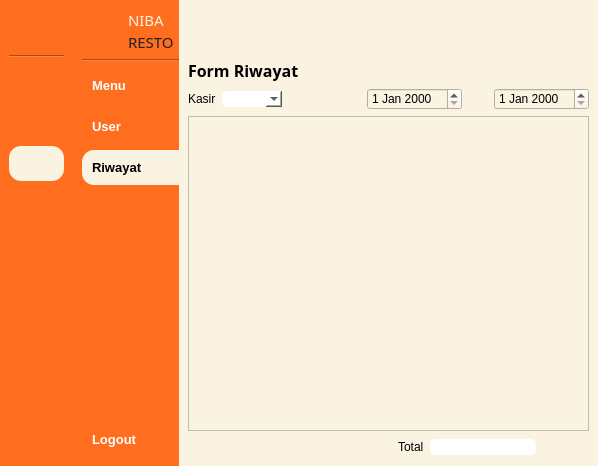
<?xml version="1.0" encoding="UTF-8"?>
<ui version="4.0">
 <class>MainWindow</class>
 <widget class="QMainWindow" name="MainWindow">
  <property name="geometry">
   <rect>
    <x>0</x>
    <y>0</y>
    <width>607</width>
    <height>466</height>
   </rect>
  </property>
  <property name="windowTitle">
   <string>MainWindow</string>
  </property>
  <property name="styleSheet">
   <string notr="true">background-color: rgb(255, 255, 255);</string>
  </property>
  <widget class="QWidget" name="centralwidget">
   <layout class="QGridLayout" name="gridLayout">
    <property name="leftMargin">
     <number>0</number>
    </property>
    <property name="topMargin">
     <number>0</number>
    </property>
    <property name="rightMargin">
     <number>0</number>
    </property>
    <property name="bottomMargin">
     <number>0</number>
    </property>
    <property name="horizontalSpacing">
     <number>0</number>
    </property>
    <item row="0" column="1">
     <widget class="QWidget" name="icon_name_widget" native="true">
      <property name="maximumSize">
       <size>
        <width>150</width>
        <height>16777215</height>
       </size>
      </property>
      <property name="styleSheet">
       <string notr="true">QPushButton {
	text-align: left;
	border-top-left-radius: 12px;
	border-bottom-left-radius: 12px;
    padding: 10px;
    border: 0px;
	color: white;
    font-weight: 600;
}

QPushButton:hover {
	background-color: rgb(181, 171, 146);
}

QPushButton:checked {
	color: black;
	background-color: #FAF3E1;
}

QWidget {
	background-color: #FF6D1F;
}</string>
      </property>
      <layout class="QVBoxLayout" name="verticalLayout_4">
       <property name="leftMargin">
        <number>9</number>
       </property>
       <property name="topMargin">
        <number>9</number>
       </property>
       <property name="rightMargin">
        <number>0</number>
       </property>
       <property name="bottomMargin">
        <number>9</number>
       </property>
       <item>
        <layout class="QVBoxLayout" name="verticalLayout_2">
         <item>
          <layout class="QHBoxLayout" name="horizontalLayout_2">
           <property name="rightMargin">
            <number>5</number>
           </property>
           <item>
            <widget class="QLabel" name="label_2">
             <property name="sizePolicy">
              <sizepolicy hsizetype="Fixed" vsizetype="Fixed">
               <horstretch>0</horstretch>
               <verstretch>0</verstretch>
              </sizepolicy>
             </property>
             <property name="minimumSize">
              <size>
               <width>40</width>
               <height>40</height>
              </size>
             </property>
             <property name="maximumSize">
              <size>
               <width>40</width>
               <height>40</height>
              </size>
             </property>
             <property name="styleSheet">
              <string notr="true">QLabel {
    background-color: transparent;
    border-radius: 20px;
    background-image: url(:/yourpic.png);
    background-repeat: no-repeat;
    background-position: center;
}
</string>
             </property>
             <property name="text">
              <string/>
             </property>
             <property name="pixmap">
              <pixmap resource="images.qrc">:/image/images/logo-rounded.png</pixmap>
             </property>
             <property name="scaledContents">
              <bool>true</bool>
             </property>
            </widget>
           </item>
           <item>
            <layout class="QVBoxLayout" name="verticalLayout_3">
             <property name="spacing">
              <number>0</number>
             </property>
             <item>
              <widget class="QLabel" name="label_3">
               <property name="maximumSize">
                <size>
                 <width>50</width>
                 <height>16777215</height>
                </size>
               </property>
               <property name="font">
                <font>
                 <family>Bauhaus 93</family>
                 <pointsize>11</pointsize>
                 <weight>50</weight>
                 <bold>false</bold>
                 <strikeout>false</strikeout>
                 <kerning>true</kerning>
                </font>
               </property>
               <property name="styleSheet">
                <string notr="true">color: #FAF3E1;</string>
               </property>
               <property name="text">
                <string>NIBA</string>
               </property>
               <property name="textFormat">
                <enum>Qt::PlainText</enum>
               </property>
              </widget>
             </item>
             <item>
              <widget class="QLabel" name="label_5">
               <property name="sizePolicy">
                <sizepolicy hsizetype="Minimum" vsizetype="Preferred">
                 <horstretch>0</horstretch>
                 <verstretch>0</verstretch>
                </sizepolicy>
               </property>
               <property name="maximumSize">
                <size>
                 <width>50</width>
                 <height>16777215</height>
                </size>
               </property>
               <property name="font">
                <font>
                 <family>Bauhaus 93</family>
                 <pointsize>11</pointsize>
                 <weight>50</weight>
                 <bold>false</bold>
                 <strikeout>false</strikeout>
                 <kerning>true</kerning>
                </font>
               </property>
               <property name="styleSheet">
                <string notr="true">color: #222222;</string>
               </property>
               <property name="text">
                <string>RESTO</string>
               </property>
               <property name="textFormat">
                <enum>Qt::PlainText</enum>
               </property>
               <property name="scaledContents">
                <bool>false</bool>
               </property>
              </widget>
             </item>
            </layout>
           </item>
          </layout>
         </item>
         <item>
          <widget class="Line" name="line_2">
           <property name="orientation">
            <enum>Qt::Horizontal</enum>
           </property>
          </widget>
         </item>
         <item>
          <widget class="QPushButton" name="btn_menu_expanded">
           <property name="font">
            <font>
             <family>MS Sans Serif</family>
             <pointsize>10</pointsize>
             <weight>75</weight>
             <bold>true</bold>
            </font>
           </property>
           <property name="styleSheet">
            <string notr="true"/>
           </property>
           <property name="text">
            <string>Menu</string>
           </property>
           <property name="icon">
            <iconset resource="images.qrc">
             <normaloff>:/image/images/mage--clipboard-2-fill-off.png</normaloff>
             <normalon>:/image/images/mage--clipboard-2-fill.png</normalon>:/image/images/mage--clipboard-2-fill-off.png</iconset>
           </property>
           <property name="iconSize">
            <size>
             <width>20</width>
             <height>20</height>
            </size>
           </property>
           <property name="checkable">
            <bool>true</bool>
           </property>
           <property name="autoExclusive">
            <bool>true</bool>
           </property>
          </widget>
         </item>
         <item>
          <widget class="QPushButton" name="btn_user_expanded">
           <property name="font">
            <font>
             <family>MS Sans Serif</family>
             <pointsize>10</pointsize>
             <weight>75</weight>
             <bold>true</bold>
            </font>
           </property>
           <property name="styleSheet">
            <string notr="true"/>
           </property>
           <property name="text">
            <string>User</string>
           </property>
           <property name="icon">
            <iconset resource="images.qrc">
             <normaloff>:/image/images/mage--users-fill-off.png</normaloff>
             <normalon>:/image/images/mage--users-fill.png</normalon>:/image/images/mage--users-fill-off.png</iconset>
           </property>
           <property name="iconSize">
            <size>
             <width>20</width>
             <height>20</height>
            </size>
           </property>
           <property name="checkable">
            <bool>true</bool>
           </property>
           <property name="autoExclusive">
            <bool>true</bool>
           </property>
          </widget>
         </item>
         <item>
          <widget class="QPushButton" name="btn_dashboard_expanded">
           <property name="font">
            <font>
             <family>Microsoft Sans Serif</family>
             <pointsize>10</pointsize>
             <weight>75</weight>
             <bold>true</bold>
            </font>
           </property>
           <property name="styleSheet">
            <string notr="true"/>
           </property>
           <property name="text">
            <string>Riwayat</string>
           </property>
           <property name="icon">
            <iconset resource="images.qrc">
             <normaloff>:/image/images/mage--home-fill-off.png</normaloff>
             <normalon>:/image/images/mage--home-fill.png</normalon>
             <disabledoff>:/image/images/mage--home-fill-off.png</disabledoff>
             <disabledon>:/image/images/mage--home-fill.png</disabledon>
             <activeoff>:/image/images/mage--home-fill-off.png</activeoff>
             <activeon>:/image/images/mage--home-fill.png</activeon>
             <selectedoff>:/image/images/mage--home-fill-off.png</selectedoff>
             <selectedon>:/image/images/mage--home-fill.png</selectedon>:/image/images/mage--home-fill-off.png</iconset>
           </property>
           <property name="iconSize">
            <size>
             <width>20</width>
             <height>20</height>
            </size>
           </property>
           <property name="checkable">
            <bool>true</bool>
           </property>
           <property name="checked">
            <bool>true</bool>
           </property>
           <property name="autoExclusive">
            <bool>true</bool>
           </property>
          </widget>
         </item>
         <item>
          <spacer name="verticalSpacer_2">
           <property name="orientation">
            <enum>Qt::Vertical</enum>
           </property>
           <property name="sizeHint" stdset="0">
            <size>
             <width>40</width>
             <height>200</height>
            </size>
           </property>
          </spacer>
         </item>
         <item>
          <widget class="QPushButton" name="btn_logout_expanded">
           <property name="font">
            <font>
             <family>MS Sans Serif</family>
             <pointsize>10</pointsize>
             <weight>75</weight>
             <bold>true</bold>
            </font>
           </property>
           <property name="styleSheet">
            <string notr="true">QPushButton {
	border-radius: 12px;
}</string>
           </property>
           <property name="text">
            <string>Logout</string>
           </property>
           <property name="icon">
            <iconset resource="images.qrc">
             <normaloff>:/image/images/mage--shut-down-fill-off.png</normaloff>
             <normalon>:/image/images/mage--shut-down-fill.png</normalon>:/image/images/mage--shut-down-fill-off.png</iconset>
           </property>
           <property name="iconSize">
            <size>
             <width>20</width>
             <height>20</height>
            </size>
           </property>
          </widget>
         </item>
        </layout>
       </item>
      </layout>
     </widget>
    </item>
    <item row="0" column="2">
     <widget class="QWidget" name="main_menu" native="true">
      <property name="styleSheet">
       <string notr="true">background-color: rgb(255, 255, 255);</string>
      </property>
      <layout class="QVBoxLayout" name="verticalLayout_5">
       <property name="spacing">
        <number>0</number>
       </property>
       <property name="leftMargin">
        <number>0</number>
       </property>
       <property name="topMargin">
        <number>0</number>
       </property>
       <property name="bottomMargin">
        <number>0</number>
       </property>
       <item>
        <widget class="QWidget" name="widget" native="true">
         <property name="minimumSize">
          <size>
           <width>0</width>
           <height>50</height>
          </size>
         </property>
         <property name="maximumSize">
          <size>
           <width>16777215</width>
           <height>50</height>
          </size>
         </property>
         <property name="styleSheet">
          <string notr="true">background-color: rgb(250, 243, 225);</string>
         </property>
         <layout class="QHBoxLayout" name="horizontalLayout_6">
          <item>
           <layout class="QHBoxLayout" name="horizontalLayout">
            <item>
             <widget class="QPushButton" name="btn_expand">
              <property name="styleSheet">
               <string notr="true">QPushButton {
	text-align: left;
	border-radius: 12px;
    padding: 10px;
    border: 0px;
	color: black;
    font-weight: 600;
}

QPushButton:hover {
	background-color: #F5E7C6;
}

QPushButton:checked {
	background-color: #222222;
}</string>
              </property>
              <property name="text">
               <string/>
              </property>
              <property name="icon">
               <iconset resource="images.qrc">
                <normaloff>:/image/images/mage--dash-menu-off.png</normaloff>
                <normalon>:/image/images/mage--double-arrow-left-off.png</normalon>:/image/images/mage--dash-menu-off.png</iconset>
              </property>
              <property name="iconSize">
               <size>
                <width>20</width>
                <height>20</height>
               </size>
              </property>
              <property name="checkable">
               <bool>true</bool>
              </property>
             </widget>
            </item>
            <item>
             <spacer name="horizontalSpacer">
              <property name="orientation">
               <enum>Qt::Horizontal</enum>
              </property>
              <property name="sizeHint" stdset="0">
               <size>
                <width>20</width>
                <height>118</height>
               </size>
              </property>
             </spacer>
            </item>
           </layout>
          </item>
         </layout>
        </widget>
       </item>
       <item>
        <widget class="QWidget" name="widget_2" native="true">
         <property name="styleSheet">
          <string notr="true">QWidget {
	background-color: rgb(250, 243, 225);
}

QLabel {
	color:black;
}

QLineEdit {
	background-color: white;
	border-radius:  5px;
}

QComboBox {
	background-color: white;
	border-radius: 5px;
}</string>
         </property>
         <layout class="QVBoxLayout" name="verticalLayout_6">
          <item>
           <widget class="QLabel" name="label_7">
            <property name="maximumSize">
             <size>
              <width>16777215</width>
              <height>30</height>
             </size>
            </property>
            <property name="font">
             <font>
              <family>MS Reference Sans Serif</family>
              <pointsize>12</pointsize>
              <weight>75</weight>
              <bold>true</bold>
             </font>
            </property>
            <property name="styleSheet">
             <string notr="true">color:black;</string>
            </property>
            <property name="text">
             <string>Form Riwayat</string>
            </property>
            <property name="scaledContents">
             <bool>false</bool>
            </property>
            <property name="wordWrap">
             <bool>false</bool>
            </property>
           </widget>
          </item>
          <item>
           <layout class="QVBoxLayout" name="verticalLayout_8">
            <item>
             <layout class="QHBoxLayout" name="horizontalLayout_11">
              <item>
               <widget class="QLabel" name="label_12">
                <property name="font">
                 <font>
                  <pointsize>9</pointsize>
                 </font>
                </property>
                <property name="text">
                 <string>Kasir</string>
                </property>
               </widget>
              </item>
              <item>
               <widget class="QComboBox" name="comboBox_2"/>
              </item>
              <item>
               <spacer name="horizontalSpacer_12">
                <property name="orientation">
                 <enum>Qt::Horizontal</enum>
                </property>
                <property name="sizeHint" stdset="0">
                 <size>
                  <width>40</width>
                  <height>20</height>
                 </size>
                </property>
               </spacer>
              </item>
              <item>
               <spacer name="horizontalSpacer_11">
                <property name="orientation">
                 <enum>Qt::Horizontal</enum>
                </property>
                <property name="sizeHint" stdset="0">
                 <size>
                  <width>40</width>
                  <height>20</height>
                 </size>
                </property>
               </spacer>
              </item>
              <item>
               <spacer name="horizontalSpacer_6">
                <property name="orientation">
                 <enum>Qt::Horizontal</enum>
                </property>
                <property name="sizeHint" stdset="0">
                 <size>
                  <width>40</width>
                  <height>20</height>
                 </size>
                </property>
               </spacer>
              </item>
              <item>
               <widget class="QDateEdit" name="dateEdit"/>
              </item>
              <item>
               <spacer name="horizontalSpacer_9">
                <property name="orientation">
                 <enum>Qt::Horizontal</enum>
                </property>
                <property name="sizeHint" stdset="0">
                 <size>
                  <width>40</width>
                  <height>20</height>
                 </size>
                </property>
               </spacer>
              </item>
              <item>
               <widget class="QDateEdit" name="dateEdit_3"/>
              </item>
             </layout>
            </item>
            <item>
             <layout class="QHBoxLayout" name="horizontalLayout_8">
              <item>
               <widget class="QTableWidget" name="tableWidget"/>
              </item>
             </layout>
            </item>
            <item>
             <layout class="QHBoxLayout" name="horizontalLayout_9">
              <item>
               <spacer name="horizontalSpacer_4">
                <property name="orientation">
                 <enum>Qt::Horizontal</enum>
                </property>
                <property name="sizeHint" stdset="0">
                 <size>
                  <width>40</width>
                  <height>20</height>
                 </size>
                </property>
               </spacer>
              </item>
              <item>
               <spacer name="horizontalSpacer_7">
                <property name="orientation">
                 <enum>Qt::Horizontal</enum>
                </property>
                <property name="sizeHint" stdset="0">
                 <size>
                  <width>40</width>
                  <height>20</height>
                 </size>
                </property>
               </spacer>
              </item>
              <item>
               <spacer name="horizontalSpacer_10">
                <property name="orientation">
                 <enum>Qt::Horizontal</enum>
                </property>
                <property name="sizeHint" stdset="0">
                 <size>
                  <width>40</width>
                  <height>20</height>
                 </size>
                </property>
               </spacer>
              </item>
              <item>
               <spacer name="horizontalSpacer_2">
                <property name="orientation">
                 <enum>Qt::Horizontal</enum>
                </property>
                <property name="sizeHint" stdset="0">
                 <size>
                  <width>40</width>
                  <height>20</height>
                 </size>
                </property>
               </spacer>
              </item>
              <item>
               <widget class="QLabel" name="label_10">
                <property name="text">
                 <string>Total</string>
                </property>
               </widget>
              </item>
              <item>
               <widget class="QLineEdit" name="lineEdit"/>
              </item>
              <item>
               <spacer name="horizontalSpacer_5">
                <property name="orientation">
                 <enum>Qt::Horizontal</enum>
                </property>
                <property name="sizeHint" stdset="0">
                 <size>
                  <width>40</width>
                  <height>20</height>
                 </size>
                </property>
               </spacer>
              </item>
             </layout>
            </item>
           </layout>
          </item>
          <item>
           <layout class="QHBoxLayout" name="horizontalLayout_15"/>
          </item>
         </layout>
        </widget>
       </item>
      </layout>
     </widget>
    </item>
    <item row="0" column="0">
     <widget class="QWidget" name="icon_only_widget" native="true">
      <property name="maximumSize">
       <size>
        <width>75</width>
        <height>16777215</height>
       </size>
      </property>
      <property name="styleSheet">
       <string notr="true">QPushButton {
	text-align: center;
	border-radius: 12px;
    padding: 10px;
    border: 0px;
	color: white;
    font-weight: 600;
}

QPushButton:hover {
	background-color: rgb(181, 171, 146);
}

QPushButton:checked {
	color: black;
	background-color: #FAF3E1;
}

QWidget {
	background-color: #FF6D1F;
}</string>
      </property>
      <layout class="QVBoxLayout" name="verticalLayout">
       <item>
        <layout class="QVBoxLayout" name="verticalLayout_7">
         <item>
          <layout class="QHBoxLayout" name="horizontalLayout_4">
           <property name="rightMargin">
            <number>5</number>
           </property>
           <item>
            <widget class="QLabel" name="label_4">
             <property name="sizePolicy">
              <sizepolicy hsizetype="Fixed" vsizetype="Fixed">
               <horstretch>0</horstretch>
               <verstretch>0</verstretch>
              </sizepolicy>
             </property>
             <property name="minimumSize">
              <size>
               <width>40</width>
               <height>40</height>
              </size>
             </property>
             <property name="maximumSize">
              <size>
               <width>40</width>
               <height>40</height>
              </size>
             </property>
             <property name="styleSheet">
              <string notr="true">QLabel {
    background-color: transparent;
    border-radius: 20px;
    background-image: url(:/yourpic.png);
    background-repeat: no-repeat;
    background-position: center;
}
</string>
             </property>
             <property name="text">
              <string/>
             </property>
             <property name="pixmap">
              <pixmap resource="images.qrc">:/image/images/logo-rounded.png</pixmap>
             </property>
             <property name="scaledContents">
              <bool>true</bool>
             </property>
            </widget>
           </item>
          </layout>
         </item>
         <item>
          <widget class="Line" name="line">
           <property name="orientation">
            <enum>Qt::Horizontal</enum>
           </property>
          </widget>
         </item>
         <item>
          <widget class="QPushButton" name="btn_user_icon">
           <property name="font">
            <font>
             <family>MS Sans Serif</family>
             <pointsize>10</pointsize>
             <weight>75</weight>
             <bold>true</bold>
            </font>
           </property>
           <property name="styleSheet">
            <string notr="true"/>
           </property>
           <property name="text">
            <string/>
           </property>
           <property name="icon">
            <iconset resource="images.qrc">
             <normaloff>:/image/images/mage--users-fill-off.png</normaloff>
             <normalon>:/image/images/mage--users-fill.png</normalon>:/image/images/mage--users-fill-off.png</iconset>
           </property>
           <property name="iconSize">
            <size>
             <width>20</width>
             <height>20</height>
            </size>
           </property>
           <property name="checkable">
            <bool>true</bool>
           </property>
           <property name="autoExclusive">
            <bool>true</bool>
           </property>
          </widget>
         </item>
         <item>
          <widget class="QPushButton" name="btn_menu_icon">
           <property name="font">
            <font>
             <family>MS Sans Serif</family>
             <pointsize>10</pointsize>
             <weight>75</weight>
             <bold>true</bold>
            </font>
           </property>
           <property name="styleSheet">
            <string notr="true"/>
           </property>
           <property name="text">
            <string/>
           </property>
           <property name="icon">
            <iconset resource="images.qrc">
             <normaloff>:/image/images/mage--clipboard-2-fill-off.png</normaloff>
             <normalon>:/image/images/mage--clipboard-2-fill.png</normalon>:/image/images/mage--clipboard-2-fill-off.png</iconset>
           </property>
           <property name="iconSize">
            <size>
             <width>20</width>
             <height>20</height>
            </size>
           </property>
           <property name="checkable">
            <bool>true</bool>
           </property>
           <property name="autoExclusive">
            <bool>true</bool>
           </property>
          </widget>
         </item>
         <item>
          <widget class="QPushButton" name="btn_dashboard_icon">
           <property name="font">
            <font>
             <family>Microsoft Sans Serif</family>
             <pointsize>10</pointsize>
             <weight>75</weight>
             <bold>true</bold>
            </font>
           </property>
           <property name="styleSheet">
            <string notr="true"/>
           </property>
           <property name="text">
            <string/>
           </property>
           <property name="icon">
            <iconset resource="images.qrc">
             <normaloff>:/image/images/mage--home-fill-off.png</normaloff>
             <normalon>:/image/images/mage--home-fill.png</normalon>
             <disabledoff>:/image/images/mage--home-fill-off.png</disabledoff>
             <disabledon>:/image/images/mage--home-fill.png</disabledon>
             <activeoff>:/image/images/mage--home-fill-off.png</activeoff>
             <activeon>:/image/images/mage--home-fill.png</activeon>
             <selectedoff>:/image/images/mage--home-fill-off.png</selectedoff>
             <selectedon>:/image/images/mage--home-fill.png</selectedon>:/image/images/mage--home-fill-off.png</iconset>
           </property>
           <property name="iconSize">
            <size>
             <width>20</width>
             <height>20</height>
            </size>
           </property>
           <property name="checkable">
            <bool>true</bool>
           </property>
           <property name="checked">
            <bool>true</bool>
           </property>
           <property name="autoExclusive">
            <bool>true</bool>
           </property>
          </widget>
         </item>
         <item>
          <spacer name="verticalSpacer_3">
           <property name="orientation">
            <enum>Qt::Vertical</enum>
           </property>
           <property name="sizeHint" stdset="0">
            <size>
             <width>40</width>
             <height>200</height>
            </size>
           </property>
          </spacer>
         </item>
         <item>
          <widget class="QPushButton" name="btn_logout_icon">
           <property name="font">
            <font>
             <family>MS Sans Serif</family>
             <pointsize>10</pointsize>
             <weight>75</weight>
             <bold>true</bold>
            </font>
           </property>
           <property name="styleSheet">
            <string notr="true">QPushButton {
	border-radius: 12px;
}</string>
           </property>
           <property name="text">
            <string/>
           </property>
           <property name="icon">
            <iconset resource="images.qrc">
             <normaloff>:/image/images/mage--shut-down-fill-off.png</normaloff>
             <normalon>:/image/images/mage--shut-down-fill.png</normalon>:/image/images/mage--shut-down-fill-off.png</iconset>
           </property>
           <property name="iconSize">
            <size>
             <width>20</width>
             <height>20</height>
            </size>
           </property>
          </widget>
         </item>
        </layout>
       </item>
      </layout>
     </widget>
    </item>
   </layout>
  </widget>
 </widget>
 <resources>
  <include location="images.qrc"/>
 </resources>
 <connections>
  <connection>
   <sender>btn_expand</sender>
   <signal>toggled(bool)</signal>
   <receiver>icon_only_widget</receiver>
   <slot>setHidden(bool)</slot>
   <hints>
    <hint type="sourcelabel">
     <x>221</x>
     <y>54</y>
    </hint>
    <hint type="destinationlabel">
     <x>63</x>
     <y>252</y>
    </hint>
   </hints>
  </connection>
  <connection>
   <sender>btn_expand</sender>
   <signal>toggled(bool)</signal>
   <receiver>icon_name_widget</receiver>
   <slot>setVisible(bool)</slot>
   <hints>
    <hint type="sourcelabel">
     <x>240</x>
     <y>61</y>
    </hint>
    <hint type="destinationlabel">
     <x>186</x>
     <y>243</y>
    </hint>
   </hints>
  </connection>
  <connection>
   <sender>btn_logout_expanded</sender>
   <signal>clicked()</signal>
   <receiver>MainWindow</receiver>
   <slot>close()</slot>
   <hints>
    <hint type="sourcelabel">
     <x>185</x>
     <y>463</y>
    </hint>
    <hint type="destinationlabel">
     <x>140</x>
     <y>470</y>
    </hint>
   </hints>
  </connection>
  <connection>
   <sender>btn_dashboard_expanded</sender>
   <signal>toggled(bool)</signal>
   <receiver>btn_dashboard_icon</receiver>
   <slot>setChecked(bool)</slot>
   <hints>
    <hint type="sourcelabel">
     <x>137</x>
     <y>107</y>
    </hint>
    <hint type="destinationlabel">
     <x>31</x>
     <y>114</y>
    </hint>
   </hints>
  </connection>
  <connection>
   <sender>btn_user_expanded</sender>
   <signal>toggled(bool)</signal>
   <receiver>btn_user_icon</receiver>
   <slot>setChecked(bool)</slot>
   <hints>
    <hint type="sourcelabel">
     <x>109</x>
     <y>148</y>
    </hint>
    <hint type="destinationlabel">
     <x>35</x>
     <y>161</y>
    </hint>
   </hints>
  </connection>
  <connection>
   <sender>btn_menu_expanded</sender>
   <signal>toggled(bool)</signal>
   <receiver>btn_menu_icon</receiver>
   <slot>setChecked(bool)</slot>
   <hints>
    <hint type="sourcelabel">
     <x>117</x>
     <y>201</y>
    </hint>
    <hint type="destinationlabel">
     <x>37</x>
     <y>202</y>
    </hint>
   </hints>
  </connection>
  <connection>
   <sender>btn_dashboard_icon</sender>
   <signal>toggled(bool)</signal>
   <receiver>btn_dashboard_expanded</receiver>
   <slot>setChecked(bool)</slot>
   <hints>
    <hint type="sourcelabel">
     <x>43</x>
     <y>100</y>
    </hint>
    <hint type="destinationlabel">
     <x>123</x>
     <y>100</y>
    </hint>
   </hints>
  </connection>
  <connection>
   <sender>btn_user_icon</sender>
   <signal>toggled(bool)</signal>
   <receiver>btn_user_expanded</receiver>
   <slot>setChecked(bool)</slot>
   <hints>
    <hint type="sourcelabel">
     <x>23</x>
     <y>145</y>
    </hint>
    <hint type="destinationlabel">
     <x>168</x>
     <y>144</y>
    </hint>
   </hints>
  </connection>
  <connection>
   <sender>btn_menu_icon</sender>
   <signal>toggled(bool)</signal>
   <receiver>btn_menu_expanded</receiver>
   <slot>setChecked(bool)</slot>
   <hints>
    <hint type="sourcelabel">
     <x>34</x>
     <y>182</y>
    </hint>
    <hint type="destinationlabel">
     <x>153</x>
     <y>196</y>
    </hint>
   </hints>
  </connection>
  <connection>
   <sender>btn_logout_icon</sender>
   <signal>clicked()</signal>
   <receiver>MainWindow</receiver>
   <slot>close()</slot>
   <hints>
    <hint type="sourcelabel">
     <x>38</x>
     <y>445</y>
    </hint>
    <hint type="destinationlabel">
     <x>48</x>
     <y>513</y>
    </hint>
   </hints>
  </connection>
 </connections>
</ui>
